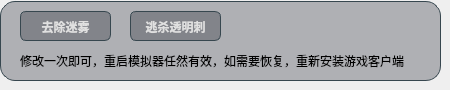
    <widget class="QWidget" name="page_2">
     <widget class="QLabel" name="label_104">
      <property name="geometry">
       <rect>
        <x>0</x>
        <y>0</y>
        <width>441</width>
        <height>81</height>
       </rect>
      </property>
      <property name="styleSheet">
       <string notr="true">font-weight: bold;
    border: 1px solid #37474F;
    border-radius: 4px;
    margin-top: 1px;
    padding-top: 1px;
background-color: rgba(23, 28, 40,0.3);
    color: #E0E0E0;
    font-size: 12px;
border-radius: 15px;</string>
      </property>
      <property name="text">
       <string/>
      </property>
     </widget>
     <widget class="QPushButton" name="pushButton_7">
      <property name="geometry">
       <rect>
        <x>130</x>
        <y>10</y>
        <width>91</width>
        <height>31</height>
       </rect>
      </property>
      <property name="styleSheet">
       <string notr="true">QPushButton{
font-weight: bold;
    border: 1px solid #37474F;
    border-radius: 4px;
    margin-top: 1px;
    padding-top: 1px;
background-color: rgba(23, 28, 40,0.3);
    color: #E0E0E0;
    font-size: 12px;
border-radius: 6px;
   outline: 0;
}
QPushButton::hover {  
	background-color: rgb(66, 79, 95);
     border-radius: 6px;
    }</string>
      </property>
      <property name="text">
       <string>逃杀透明刺</string>
      </property>
     </widget>
     <widget class="QPushButton" name="pushButton_6">
      <property name="geometry">
       <rect>
        <x>20</x>
        <y>10</y>
        <width>91</width>
        <height>31</height>
       </rect>
      </property>
      <property name="styleSheet">
       <string notr="true">QPushButton{
font-weight: bold;
    border: 1px solid #37474F;
    border-radius: 4px;
    margin-top: 1px;
    padding-top: 1px;
background-color: rgba(23, 28, 40,0.3);
    color: #E0E0E0;
    font-size: 12px;
border-radius: 6px;
outline: 0;
   
}
QPushButton::hover {  
	background-color: rgb(66, 79, 95);
     border-radius: 6px;
    }</string>
      </property>
      <property name="text">
       <string>去除迷雾</string>
      </property>
     </widget>
     <widget class="QLabel" name="label_11">
      <property name="geometry">
       <rect>
        <x>20</x>
        <y>50</y>
        <width>391</width>
        <height>21</height>
       </rect>
      </property>
      <property name="styleSheet">
       <string notr="true">background-color: transparent;</string>
      </property>
      <property name="text">
       <string>修改一次即可，重启模拟器任然有效，如需要恢复，重新安装游戏客户端</string>
      </property>
     </widget>
    </widget>
